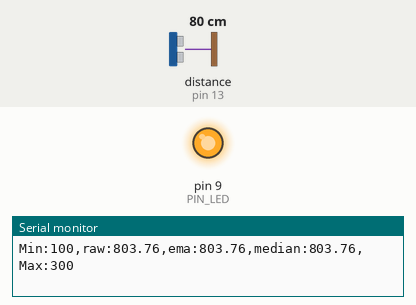
Simulated run of this sketch. Board: Arduino Uno, built with avr-gcc and run on an emulated ATmega328P. Shown: output pins drawn as LEDs (lit = HIGH), the last lines printed to the serial monitor. Wiring (inferred from the names in the program): ultrasonic range finder: trigger pin 12; echo pin 13. The inputs (shaded band) are chosen by the test bench; at power-on: distance to the obstacle (sensor on pin 13) 80 cm. The echo pulse lasts 58.3 µs per cm; pins used as bus, display or sensor lines are not drawn.

Above: at 1.2 s.
1.3 s: distance to the obstacle (sensor on pin 13) set to 18 cm
At 2.0 s:
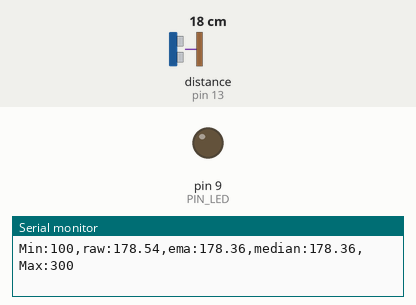
2.8 s: distance to the obstacle (sensor on pin 13) set to 2 cm
At 3.1 s:
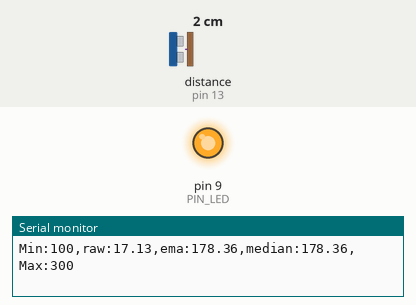
Timing chart, 0 to 5.8 s (numbered marks = the images above; inputs shaded):
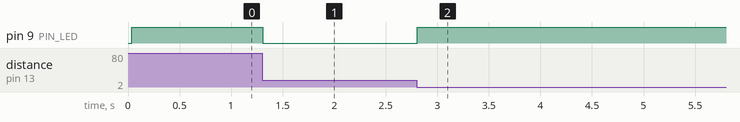

Measured:
- after the input at 1.3 s, pin 9 (PIN_LED): HIGH → LOW at once
- after the input at 2.8 s, pin 9 (PIN_LED): LOW → HIGH at once

The sketch:

sketch_sep29aaa.ino.ino
```cpp
#include <Arduino.h>


#define PIN_LED  9
#define PIN_TRIG 12
#define PIN_ECHO 13


#define SND_VEL 346.0
#define INTERVAL 25
#define PULSE_DURATION 10
#define _DIST_MIN 100
#define _DIST_MAX 300
#define _EMA_ALPHA 0.9

#define TIMEOUT ((INTERVAL / 2) * 1000.0)
#define SCALE (0.001 * 0.5 * SND_VEL)

const int N = 30;


unsigned long last_sampling_time;
float dist_ema = _DIST_MAX;
float dist_raw;
float dist_median;
float samples[N];
int sample_index = 0;

void setup() {
  pinMode(PIN_LED, OUTPUT);
  pinMode(PIN_TRIG, OUTPUT);
  pinMode(PIN_ECHO, INPUT);
  digitalWrite(PIN_TRIG, LOW);

  Serial.begin(57600);
}

void loop() {
  if (millis() < last_sampling_time + INTERVAL)
    return;

  dist_raw = USS_measure(PIN_TRIG, PIN_ECHO);
  updateSamples(dist_raw);

  dist_median = computeMedian(samples, N);


  dist_ema = _EMA_ALPHA * dist_median + (1.0 - _EMA_ALPHA) * dist_ema;


  Serial.print("Min:"); Serial.print(_DIST_MIN);
  Serial.print(",raw:"); Serial.print(dist_raw);
  Serial.print(",ema:"); Serial.print(dist_ema);
  Serial.print(",median:"); Serial.print(dist_median);
  Serial.print(",Max:"); Serial.print(_DIST_MAX);
  Serial.println();


  if ((dist_raw < _DIST_MIN) || (dist_raw > _DIST_MAX))
    digitalWrite(PIN_LED, HIGH);
  else
    digitalWrite(PIN_LED, LOW);

  last_sampling_time += INTERVAL;
}

float USS_measure(int TRIG, int ECHO) {
  digitalWrite(TRIG, HIGH);
  delayMicroseconds(PULSE_DURATION);
  digitalWrite(TRIG, LOW);

  return pulseIn(ECHO, HIGH, TIMEOUT) * SCALE;
}

void updateSamples(float new_sample) {
  samples[sample_index] = new_sample;
  sample_index = (sample_index + 1) % N;
}

float computeMedian(float* array, int size) {
  float temp[size];
  memcpy(temp, array, sizeof(float) * size);
  for (int i = 0; i < size - 1; i++) {
    for (int j = i + 1; j < size; j++) {
      if (temp[i] > temp[j]) {
        float t = temp[i];
        temp[i] = temp[j];
        temp[j] = t;
      }
    }
  }
  if (size % 2 == 0)
    return (temp[size / 2 - 1] + temp[size / 2]) / 2.0;
  else
    return temp[size / 2];
}
```
